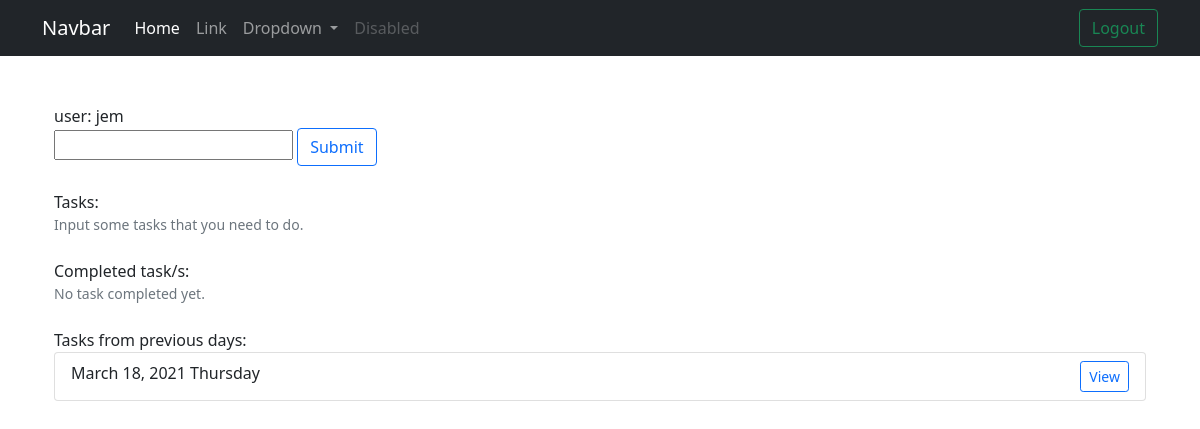
The page / (signed in) on the database as committed earlier.
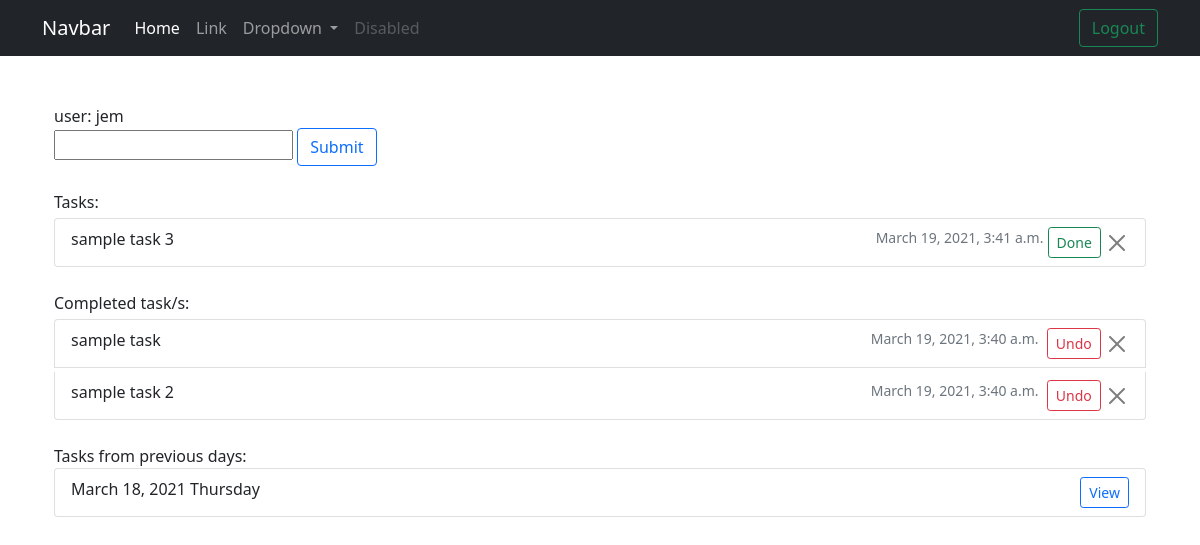
The same page on the database as committed later.
### tasks/models.py (models this page shows, shortened)
class Batch(models.Model):
    batch = models.DateField(auto_now_add= True)
    class Meta:
        ordering = ['-batch']
        verbose_name = 'Batch'
        verbose_name_plural = 'Batches'
    def __str__(self):
        return self.batch.strftime("%B %d, %Y %A")

class Task(models.Model):
    title = models.CharField(
            max_length = 256,
            blank = False,
            null = False,
        )
    complete = models.BooleanField(
            default= False,
        )
    created = models.DateTimeField(auto_now_add= True)
    author = models.ForeignKey(settings.AUTH_USER_MODEL,on_delete=models.CASCADE,related_name='author')
    batch = models.ForeignKey(Batch, on_delete=models.CASCADE)

### tasks/views.py (the view)
# urls.py: path('', views.home, name='home'),
@login_required
def home(request):
    batch = Batch.objects.filter(batch = datetime.date.today()).first()
    if request.method == 'POST':
        form = tasks.TaskForm(request.POST)
        if form.is_valid():
            task = form.save(commit=False)
            if not batch:
               batch =  Batch.objects.create(batch = datetime.date.today())
            task.author = request.user
            task.batch = batch
            task.save()
        return redirect('tasks:home')
    else:
        form = tasks.TaskForm()
    context = {
        'form' : form,
        'batch_list' : Batch.objects.filter(batch__lt = datetime.date.today()),
        'completed_tasks' : Task.objects.filter(author = request.user,batch__batch = datetime.date.today(), complete = True).order_by('-created'),
        'unfinished_tasks' : Task.objects.filter(author = request.user,batch__batch = datetime.date.today(), complete = False).order_by('-created'),
    }
    return render(request, 'tasks/home.html', context)

### forms/tasks.py
class TaskForm(forms.ModelForm):
    class Meta:
        model = Task
        fields = ['title',]

### templates/tasks/home.html (shortened to what this page needs)
{% extends 'base.html' %}
{% load app_filters %}
{% block content %}
<div class="container mt-5">
    user: {{request.user}}
        <form method="POST">
            {{form.title}}
            <input class="btn btn-outline-primary" type="submit">
        </form>
        <div class="mt-4">Tasks:</div>
        <ul class="list-group">
            {% for task in unfinished_tasks %}
                <li class="list-group-item mt-1">
                    <div class="row">
                        <div class="col-sm">
                            {{ task.title }}
                        </div>
                        <div class="col-sm">
                            <p class="mb-1 " style="float: right;">
                                <form action="{% url 'tasks:undo' task.id %}" method="POST" style="float: right">
                                    &nbsp<button type="submit" action="#"class="btn btn-outline-success btn-sm">Done</button>
                                    <a href="{% url 'tasks:delete-task' task.id %}" class="btn btn-close"></a>
                                </form>
                                <small class="text-muted" style="float: right;"> {{task.created}} </small>
                            </p>
                        </div>
                    </div>
                </li>
                {% empty %}
                <small class="text-muted">Input some tasks that you need to do.</small>
            {% endfor %}
        </ul>
        <div class="mt-4">Completed task/s:</div>
    <ul class="list-group">
        {% for task in completed_tasks %}
            <li class="list-group-item mt-1">
                <div class="row">
                    <div class="col-sm">
                        {{ task.title }}
                    </div>
                    <div class="col-sm">
                        <div class="col-sm">
                            <form action="{% url 'tasks:undo' task.id %}" method="POST" style="float: right">
                                &nbsp <button type="submit" action="#"class="btn btn-outline-danger btn-sm">Undo</button>
                                <a href="{% url 'tasks:delete-task' task.id %}" class="btn btn-close"></a>
                            </form>
                            <small class="text-muted" style="float: right;"> {{task.created}} </small>
                        </div>
                    </div>
                </div>
            </li>
            {% empty %}
                <small class="text-muted">No task completed yet.</small>
        {% endfor %}
    </ul>
    <div class="mt-4">Tasks from previous days:</div>
    <ul class="list-group">
        {% for batch in batch_list %}
            <li class="list-group-item">
                <div class="row">
                    <div class="col-sm">
                        {{batch}}
                    </div>
                    <div class="col-sm">
                        <a href="{% url 'tasks:batch-details' batch.batch%}" class="btn btn-outline-primary btn-sm" style="float: right;">View</a>
                    </div>
                </div>
            </li>
        {% endfor %}
    </ul>
</div>
{% endblock %}

Rows that differ between the two databases and show on the page:
added Task: title "sample task 3", created "March 19, 2021, 3:41 a.m."
added Task: title "sample task", created "March 19, 2021, 3:40 a.m."
added Task: title "sample task 2", created "March 19, 2021, 3:40 a.m."
Other text that changed with them:
text no longer shown: "Input some tasks that you need to do. No task completed yet."
